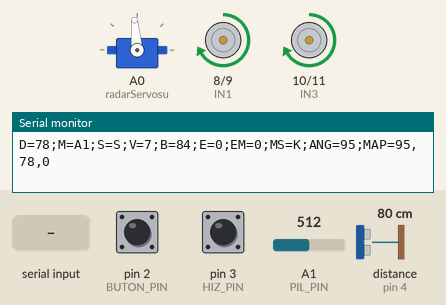
This sketch was run on a simulated Arduino Uno, built with avr-gcc and run on an emulated ATmega328P. Parts: servo, motor-driver pin pairs drawn as motors (green arrow = first pin HIGH = forward, orange = second pin HIGH = backward, longer = more drive, scaled by the enable pin), the last lines printed to the serial monitor. Wiring (inferred from the names in the program): ultrasonic range finder: trigger A2; echo pin 4. The test bench sets the inputs (shaded band); at power-on: distance to the obstacle (sensor on pin 4) 80 cm, pin 2 (BUTON_PIN) HIGH, pin 3 (HIZ_PIN) HIGH, A1 (PIL_PIN) = 512. The echo pulse lasts 58.3 µs per cm.

Above: at 2.2 s.
2.3 s: distance to the obstacle (sensor on pin 4) set to 34 cm
3.8 s: distance to the obstacle (sensor on pin 4) set to 28 cm
At 5.0 s:
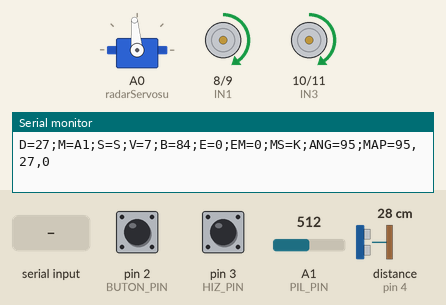
5.3 s: distance to the obstacle (sensor on pin 4) set to 83 cm
At 5.46 s:
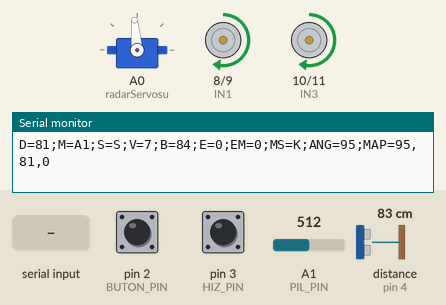
7.1 s: "A90\n" received over Serial
At 7.27 s:
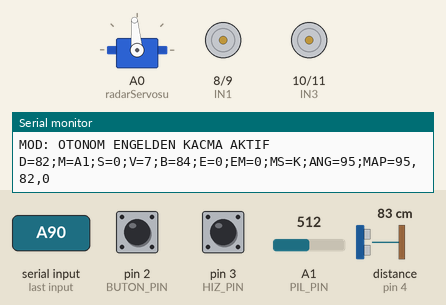
8.9 s: distance to the obstacle (sensor on pin 4) set to 2 cm
At 9.7 s:
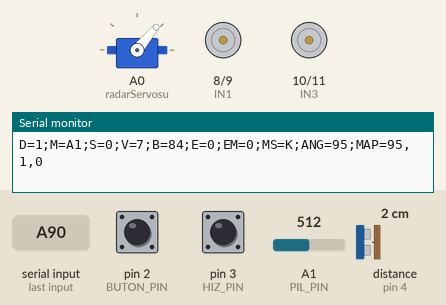
11.9 s: byte 77 ('M') received over Serial
At 12.6 s:
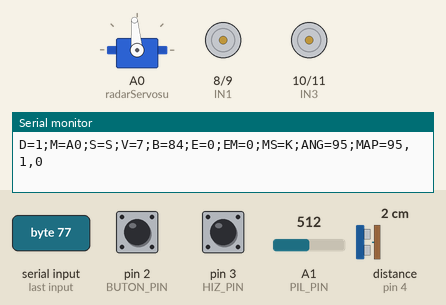
Timing chart, 0 to 14.4 s (numbered marks = the images above; inputs shaded):
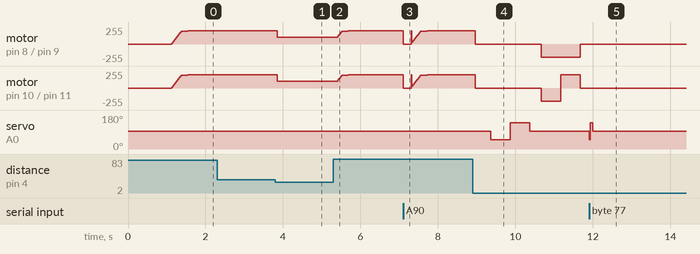

The sketch:

SmartRobot.ino
```cpp
#include <Servo.h>

// Servo Nesnesi
Servo radarServosu;

// HC-SR04 Sensör Pin Tanımlamaları
const int trigPin = A2;
const int echoPin = 4;

// L298N Pin Tanımlamaları
const int ENA = 5;   // Sağ motor hız -> D5
const int IN1 = 8;   // Sağ motor yön 1 -> D8
const int IN2 = 9;   // Sağ motor yön 2 -> D9
const int IN3 = 10;  // Sol motor yön 1 -> D10
const int IN4 = 11;  // Sol motor yön 2 -> D11
const int ENB = 6;   // Sol motor hız -> D6

// Pil Ölçüm Pini
const int PIL_PIN = A1;

// Kesme Pinleri
const int BUTON_PIN = 2; // D2 / INT0 -> Acil durum butonu
const int HIZ_PIN = 3;   // D3 / INT1 -> H2010 hız sensörü

// Ana çalışma modları
enum Mod { OTONOM, MANUEL };
volatile Mod mevcutMod = OTONOM;

// Manuel alt modları
enum ManuelSurusModu { KORUMALI_MANUEL, SERBEST_MANUEL };
ManuelSurusModu manuelSurusModu = KORUMALI_MANUEL;

// Güvenlik ve Zamanlayıcı Bayrakları
volatile bool acilDurumIptal = false;
volatile bool timerSaniyeBayragi = false;

// Motor ve Sensör Değişkenleri
int guncelHiz = 0;
volatile unsigned long tekerlekDarbeSayisi = 0;
volatile int timer2Sayac = 0;

char bluetoothVerisi = 'S';

// Manuel hız değeri: 0-255 PWM
volatile int manuelHiz = 200;

// Hız seviyesi: 0-9 arası
int hizSeviyesiGuncel = 7;

// Son ölçülen mesafe
long sonMesafe = 999;

// Son servo / sensör bakış açısı
int sonServoAcisi = 95;

// Watchdog / Bağlantı Koruması
unsigned long sonSinyalZamani = 0;

// Takılma Algılayıcı / Unstuck Logic
int oncekiMesafe = 0;
unsigned long takilmaZamani = 0;

void setup() {
  Serial.begin(9600);

  radarServosu.attach(A0);

  pinMode(trigPin, OUTPUT);
  pinMode(echoPin, INPUT);

  pinMode(ENA, OUTPUT);
  pinMode(ENB, OUTPUT);
  pinMode(IN1, OUTPUT);
  pinMode(IN2, OUTPUT);
  pinMode(IN3, OUTPUT);
  pinMode(IN4, OUTPUT);

  pinMode(BUTON_PIN, INPUT_PULLUP);
  pinMode(HIZ_PIN, INPUT);

  attachInterrupt(digitalPinToInterrupt(BUTON_PIN), acilDurdurmaISR, FALLING);
  attachInterrupt(digitalPinToInterrupt(HIZ_PIN), tekerlekDarbeISR, FALLING);

  // Timer2 Ayarı
  noInterrupts();

  TCCR2A = 0;
  TCCR2B = 0;
  TCNT2  = 0;

  OCR2A = 124;
  TCCR2A |= (1 << WGM21);
  TCCR2B |= (1 << CS22) | (1 << CS21) | (1 << CS20);
  TIMSK2 |= (1 << OCIE2A);

  interrupts();

  sonSinyalZamani = millis();

  servoAciYaz(95);
  guvenliGecikme(1000);
}

void loop() {
  // Acil durum kilidi
  // E komutu veya fiziksel buton sonrası sistem burada bekler.
  // C komutu gelirse kilit kaldırılır.
  // Acil durumdayken bile standart telemetri gönderilir.
  while (acilDurumIptal) {
    motorDur();
    checkBluetooth();

    if (timerSaniyeBayragi) {
      timerSaniyeBayragi = false;
      telemetriGonder();
    }

    delay(50);
  }

  // Watchdog Koruması
  // Sadece manuel modda çalışır.
  // 1 saniyeden uzun süre telefondan sinyal gelmezse araç güvenli şekilde durur.
  if (mevcutMod == MANUEL && millis() - sonSinyalZamani > 1000) {
    motorDur();
    bluetoothVerisi = 'S';
  }

  checkBluetooth();

  // Her 1 saniyede bir standart telemetri gönder
  if (timerSaniyeBayragi) {
    timerSaniyeBayragi = false;
    telemetriGonder();
  }

  if (mevcutMod == MANUEL) {
    robotManuelYonet(bluetoothVerisi);
  }
  else {
    servoAciYaz(95);
    guvenliGecikme(100);

    long onMesafe = mesafeOlculen();
    sonMesafe = onMesafe;

    // Ön yön haritalama noktası
    telemetriGonderAciMesafe(95, onMesafe);

    // Otonom Mod Takılma Kontrolü
    if (abs(onMesafe - oncekiMesafe) <= 1 && onMesafe < 10) {
      if (takilmaZamani == 0) {
        takilmaZamani = millis();
      }

      if (millis() - takilmaZamani > 3000) {
        kurtulmaManevrasi();
        takilmaZamani = 0;
      }
    }
    else {
      takilmaZamani = 0;
      oncekiMesafe = onMesafe;
    }

    if (onMesafe >= 30) {
      motorIleri(200);
    }
    else if (onMesafe >= 15 && onMesafe < 30) {
      motorIleri(100);
    }
    else {
      motorDur();
      guvenliGecikme(400);

      servoAciYaz(50);
      guvenliGecikme(500);
      long sagMesafe = mesafeOlculen();
      sonMesafe = sagMesafe;
      telemetriGonderAciMesafe(50, sagMesafe);

      servoAciYaz(140);
      guvenliGecikme(500);
      long solMesafe = mesafeOlculen();
      sonMesafe = solMesafe;
      telemetriGonderAciMesafe(140, solMesafe);

      servoAciYaz(95);
      guvenliGecikme(300);

      if (sagMesafe > solMesafe && sagMesafe > 15) {
        motorSagaDon(150);
        guvenliGecikme(400);
      }
      else if (solMesafe > sagMesafe && solMesafe > 15) {
        motorSolaDon(150);
        guvenliGecikme(400);
      }
      else {
        motorGeri(150);
        guvenliGecikme(500);
        motorSagaDon(150);
        guvenliGecikme(500);
      }

      motorDur();
    }
  }

  guvenliGecikme(50);
}

// Servo açısını hem fiziksel olarak değiştirir hem de son açıyı hafızada tutar
void servoAciYaz(int aci) {
  sonServoAcisi = aci;
  radarServosu.write(aci);
}

// Güvenli gecikme
void guvenliGecikme(unsigned long ms) {
  unsigned long baslangic = millis();

  while (millis() - baslangic < ms) {
    checkBluetooth();

    if (mevcutMod == MANUEL || acilDurumIptal) {
      return;
    }
  }
}

// Bluetooth veri okuma
void checkBluetooth() {
  if (Serial.available() > 0) {
    // Herhangi bir veri geldiğinde watchdog zamanlayıcısını sıfırla
    sonSinyalZamani = millis();

    char gelenVeri = Serial.read();

    // Satır sonu karakterlerini ve ping komutunu hareket komutu olarak işleme
    if (gelenVeri == '\n' || gelenVeri == '\r' || gelenVeri == 'P') {
      return;
    }

    // Korumalı manuel mod
    if (gelenVeri == 'M') {
      mevcutMod = MANUEL;
      manuelSurusModu = KORUMALI_MANUEL;
      motorDur();
      bluetoothVerisi = 'S';
      Serial.println("MOD: KORUMALI MANUEL KONTROL AKTIF");
    }

    // Serbest manuel mod
    else if (gelenVeri == 'X') {
      mevcutMod = MANUEL;
      manuelSurusModu = SERBEST_MANUEL;
      motorDur();
      bluetoothVerisi = 'S';
      Serial.println("MOD: SERBEST MANUEL KONTROL AKTIF");
    }

    // Otonom mod
    else if (gelenVeri == 'A') {
      mevcutMod = OTONOM;
      motorDur();
      bluetoothVerisi = 'S';
      Serial.println("MOD: OTONOM ENGELDEN KACMA AKTIF");
    }

    // Mobil acil durdurma
    else if (gelenVeri == 'E') {
      motorDur();
      bluetoothVerisi = 'S';
      acilDurumIptal = true;
      Serial.println("MOBIL ACIL DURDURMA AKTIF");
    }

    // Acil durum kilidini kaldır
    else if (gelenVeri == 'C') {
      acilDurumIptal = false;
      bluetoothVerisi = 'S';
      mevcutMod = MANUEL;
      manuelSurusModu = KORUMALI_MANUEL;
      motorDur();
      sonSinyalZamani = millis();

      Serial.println("ACIL DURUM KILIDI KALDIRILDI - KORUMALI MANUEL MOD AKTIF");
    }

    // Hız komutu: V0 - V9
    else if (gelenVeri == 'V') {
      delay(5);

      if (Serial.available() > 0) {
        char hizKarakteri = Serial.read();

        if (hizKarakteri >= '0' && hizKarakteri <= '9') {
          int hizSeviyesi = hizKarakteri - '0';
          hizSeviyesiGuncel = hizSeviyesi;

          // 0-9 hız seviyesini 0-255 PWM bandına çevir
          manuelHiz = map(hizSeviyesi, 0, 9, 0, 255);

          // V0 durdurma olarak kalır.
          // V1-V9 arasında motorun kalkış yapabilmesi için minimum PWM 80 yapılır.
          if (hizSeviyesi > 0 && manuelHiz < 80) {
            manuelHiz = 80;
          }

          Serial.print("HIZ SEVIYESI: V");
          Serial.print(hizSeviyesi);
          Serial.print(" | PWM: ");
          Serial.println(manuelHiz);
        }
      }
    }

    // Sürüş komutları
    else {
      bluetoothVerisi = gelenVeri;
    }
  }
}

// Standart telemetri gönderimi
// Format:
// D=28;M=A0;S=F;V=5;B=75;E=120;EM=0;MS=K;ANG=95;MAP=95,28,120
//
// D   = Mesafe
// M   = Ana mod: A0 manuel, A1 otonom
// S   = Son sürüş komutu
// V   = Hız seviyesi
// B   = Batarya yüzdesi
// E   = Enkoder darbe sayısı
// EM  = Acil durum: 0/1
// MS  = Manuel alt mod: K korumalı, S serbest
// ANG = Servo / sensör bakış açısı
// MAP = Haritalama paketi: açı,mesafe,enkoder
void telemetriGonder() {
  int pilYuzdesi = pilYuzdesiOlc();

  // Manuel modda da radar widget ve harita güncel kalsın diye mesafe ölçülür
  if (mevcutMod == MANUEL) {
    sonMesafe = mesafeOlculen();
  }

  telemetriGonderAciMesafe(sonServoAcisi, sonMesafe);
}

// Belirli açı ve mesafe ile tam telemetri gönderir.
// Android tarafı haritalama için özellikle MAP=aci,mesafe,enkoder alanını kullanır.
void telemetriGonderAciMesafe(int aci, long mesafe) {
  int pilYuzdesi = pilYuzdesiOlc();

  Serial.print("D=");
  Serial.print(mesafe);

  Serial.print(";M=");
  if (mevcutMod == MANUEL) {
    Serial.print("A0");
  }
  else {
    Serial.print("A1");
  }

  Serial.print(";S=");
  Serial.print(bluetoothVerisi);

  Serial.print(";V=");
  Serial.print(hizSeviyesiGuncel);

  Serial.print(";B=");
  Serial.print(pilYuzdesi);

  Serial.print(";E=");
  Serial.print(tekerlekDarbeSayisi);

  Serial.print(";EM=");
  if (acilDurumIptal) {
    Serial.print("1");
  }
  else {
    Serial.print("0");
  }

  Serial.print(";MS=");
  if (manuelSurusModu == KORUMALI_MANUEL) {
    Serial.print("K");
  }
  else {
    Serial.print("S");
  }

  Serial.print(";ANG=");
  Serial.print(aci);

  Serial.print(";MAP=");
  Serial.print(aci);
  Serial.print(",");
  Serial.print(mesafe);
  Serial.print(",");
  Serial.println(tekerlekDarbeSayisi);
}

// Timer2 ISR
ISR(TIMER2_COMPA_vect) {
  timer2Sayac++;

  if (timer2Sayac >= 125) {
    timerSaniyeBayragi = true;
    timer2Sayac = 0;
  }
}

// Acil durdurma kesmesi
void acilDurdurmaISR() {
  motorDur();
  bluetoothVerisi = 'S';
  acilDurumIptal = true;
}

// Hız sensörü kesmesi
void tekerlekDarbeISR() {
  tekerlekDarbeSayisi++;
}

// Manuel sürüş yönetimi
void robotManuelYonet(char komut) {
  int yavasHiz = manuelHiz * 0.4;

  // Korumalı manuel modda ileri yönlü hareketleri 15 cm altında engelle
  if (manuelSurusModu == KORUMALI_MANUEL) {
    if (komut == 'F' || komut == 'G' || komut == 'I') {
      long manuelMesafe = mesafeOlculen();
      sonMesafe = manuelMesafe;
      sonServoAcisi = 95;

      if (manuelMesafe < 15) {
        motorDur();
        bluetoothVerisi = 'S';
        return;
      }
    }
  }

  switch (komut) {
    case 'F':
      motorIleri(manuelHiz);
      break;

    case 'B':
      motorGeri(manuelHiz);
      break;

    case 'L':
      motorSolaDon(manuelHiz);
      break;

    case 'R':
      motorSagaDon(manuelHiz);
      break;

    case 'G':
      motorIleriSol(manuelHiz, yavasHiz);
      break;

    case 'I':
      motorIleriSag(yavasHiz, manuelHiz);
      break;

    case 'H':
      motorGeriSol(manuelHiz, yavasHiz);
      break;

    case 'J':
      motorGeriSag(yavasHiz, manuelHiz);
      break;

    case 'S':
      motorDur();
      break;
  }
}

// Pil yüzdesi ölçümü
int pilYuzdesiOlc() {
  int analogDeger = analogRead(PIL_PIN);

  float okunanVoltaj = (analogDeger / 1023.0) * 5.05;
  float gercekPilVoltaji = okunanVoltaj * 3.2;

  int yuzde = (gercekPilVoltaji - 6.4) / (8.4 - 6.4) * 100;

  if (yuzde > 100) yuzde = 100;
  if (yuzde < 0) yuzde = 0;

  return yuzde;
}

// Mesafe ölçümü
long mesafeOlculen() {
  long sure;

  digitalWrite(trigPin, LOW);
  delayMicroseconds(2);

  digitalWrite(trigPin, HIGH);
  delayMicroseconds(10);

  digitalWrite(trigPin, LOW);

  sure = pulseIn(echoPin, HIGH, 30000);

  if (sure == 0) return 999;

  return sure * 0.034 / 2;
}

// Takılma anında kullanılacak otonom kurtulma manevrası
void kurtulmaManevrasi() {
  motorGeri(150);
  guvenliGecikme(500);

  motorSagaDon(150);
  guvenliGecikme(500);

  motorDur();
}

// İleri motor fonksiyonu
void motorIleri(int hedefHiz) {
  digitalWrite(IN1, HIGH);
  digitalWrite(IN2, LOW);
  digitalWrite(IN3, HIGH);
  digitalWrite(IN4, LOW);

  if (guncelHiz < hedefHiz) {
    for (int hiz = guncelHiz; hiz <= hedefHiz; hiz += 15) {
      analogWrite(ENA, hiz);
      analogWrite(ENB, hiz);

      checkBluetooth();

      if (acilDurumIptal) {
        return;
      }

      if (mevcutMod == MANUEL && bluetoothVerisi != 'F') {
        return;
      }

      delay(20);
    }
  }
  else {
    analogWrite(ENA, hedefHiz);
    analogWrite(ENB, hedefHiz);
  }

  guncelHiz = hedefHiz;
}

void motorGeri(int hiz) {
  analogWrite(ENA, hiz);
  analogWrite(ENB, hiz);

  digitalWrite(IN1, LOW);
  digitalWrite(IN2, HIGH);
  digitalWrite(IN3, LOW);
  digitalWrite(IN4, HIGH);

  guncelHiz = 0;
}

void motorSagaDon(int hiz) {
  analogWrite(ENA, hiz);
  analogWrite(ENB, hiz);

  digitalWrite(IN1, LOW);
  digitalWrite(IN2, HIGH);
  digitalWrite(IN3, HIGH);
  digitalWrite(IN4, LOW);

  guncelHiz = 0;
}

void motorSolaDon(int hiz) {
  analogWrite(ENA, hiz);
  analogWrite(ENB, hiz);

  digitalWrite(IN1, HIGH);
  digitalWrite(IN2, LOW);
  digitalWrite(IN3, LOW);
  digitalWrite(IN4, HIGH);

  guncelHiz = 0;
}

void motorDur() {
  digitalWrite(IN1, LOW);
  digitalWrite(IN2, LOW);
  digitalWrite(IN3, LOW);
  digitalWrite(IN4, LOW);

  analogWrite(ENA, 0);
  analogWrite(ENB, 0);

  guncelHiz = 0;
}

// Çapraz yön motor fonksiyonları
void motorIleriSol(int sagHiz, int solHiz) {
  digitalWrite(IN1, HIGH);
  digitalWrite(IN2, LOW);
  digitalWrite(IN3, HIGH);
  digitalWrite(IN4, LOW);

  analogWrite(ENA, sagHiz);
  analogWrite(ENB, solHiz);

  guncelHiz = 0;
}

void motorIleriSag(int sagHiz, int solHiz) {
  digitalWrite(IN1, HIGH);
  digitalWrite(IN2, LOW);
  digitalWrite(IN3, HIGH);
  digitalWrite(IN4, LOW);

  analogWrite(ENA, sagHiz);
  analogWrite(ENB, solHiz);

  guncelHiz = 0;
}

void motorGeriSol(int sagHiz, int solHiz) {
  digitalWrite(IN1, LOW);
  digitalWrite(IN2, HIGH);
  digitalWrite(IN3, LOW);
  digitalWrite(IN4, HIGH);

  analogWrite(ENA, sagHiz);
  analogWrite(ENB, solHiz);

  guncelHiz = 0;
}

void motorGeriSag(int sagHiz, int solHiz) {
  digitalWrite(IN1, LOW);
  digitalWrite(IN2, HIGH);
  digitalWrite(IN3, LOW);
  digitalWrite(IN4, HIGH);

  analogWrite(ENA, sagHiz);
  analogWrite(ENB, solHiz);

  guncelHiz = 0;
}
```

Measured:
- the behaviour switches between 31 and 30 cm on distance to the obstacle (sensor on pin 4) (found by bisection; images 0 and 1)
- after the input at 3.8 s, motor on pin 8 (IN1) / pin 9 (IN2), motor on pin 10 (IN3) / pin 11 (IN4): forward 200/255 → forward 100/255 after 0.06 s
- after the input at 5.3 s, motor on pin 8 (IN1) / pin 9 (IN2), motor on pin 10 (IN3) / pin 11 (IN4): forward 100/255 → forward 190/255 after 0.11 s, → forward 200/255 0.28 s later
- after the input at 7.1 s, motor on pin 8 (IN1) / pin 9 (IN2), motor on pin 10 (IN3) / pin 11 (IN4): ramps from stopped to forward 200/255 and jumps back, once every 0.22 s
- after the input at 8.9 s, motor on pin 8 (IN1) / pin 9 (IN2): forward 200/255 → stopped after 0.07 s, → backward 200/255 1.7 s later, → stopped 1.0 s later; motor on pin 10 (IN3) / pin 11 (IN4): forward 200/255 → stopped after 0.07 s, → backward 200/255 1.7 s later, → forward 200/255 0.50 s later, → stopped 0.50 s later
- after the input at 11.9 s, motor on pin 8 (IN1) / pin 9 (IN2), motor on pin 10 (IN3) / pin 11 (IN4): stays stopped (without the input it goes to backward 150/255 after 1.6 s)
